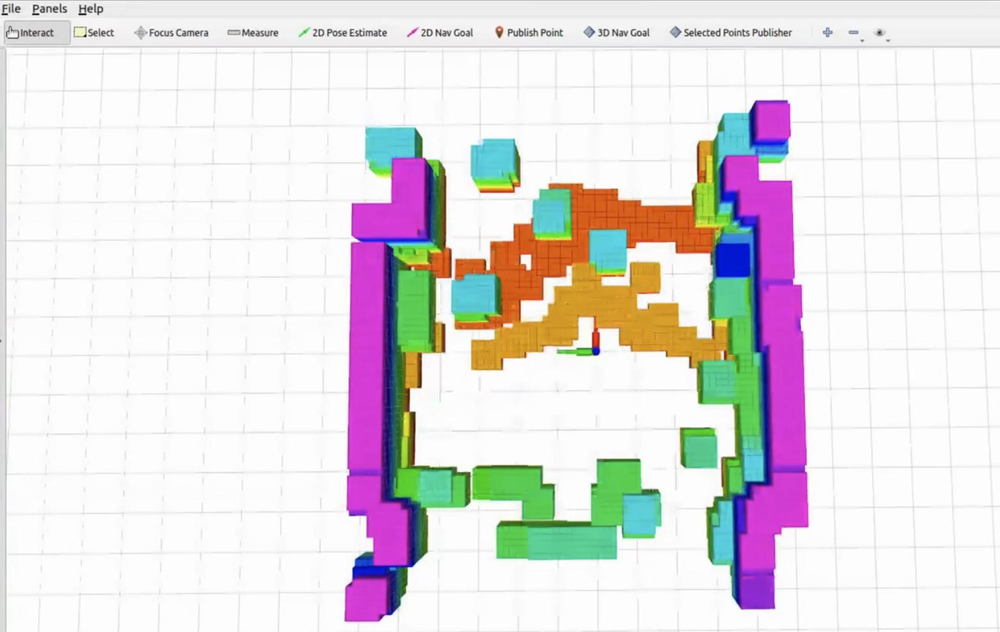
#> input picture src/Diff-Planner/images/rviz_point_cloud_1.png, 1000 x 632 px, shrunk from 1562 x 987 before the run
$ python -i vlm_track.py   (imports and definitions only)
#> lines starting #> are read from the running program, lines starting #| are printed output that depends on the picture; after the words box and inside, x2 and y2 are one past the last pixel; in counts of white or black regions, pixels touching at a corner belong together
#> further down, picture is the input picture: shape (632, 1000, 3); mean B, G, R 224.9, 223, 227.6
### src/yolo_trt_ros/scripts/vlm_frame.py
"""Find a square outer frame by its edges.

Red and blue are not used. /yolo/enable chooses the question, and this only
locates the rectangle.
"""
import cv2
import numpy as np


def list_square_frames(image, min_area_ratio=0.01, max_area_ratio=0.92, pad_px=4):
    """Every square frame, as [x, y, width, height], largest first."""
#> called with min_area_ratio = 0.01, max_area_ratio = 0.92, pad_px = 4
    height, width = _require_bgr(image)
#> height = 632; width = 1000
    if not 0 < min_area_ratio < max_area_ratio <= 1 or pad_px < 0:
        raise ValueError('invalid square frame limits')
    gray = cv2.cvtColor(image, cv2.COLOR_BGR2GRAY)
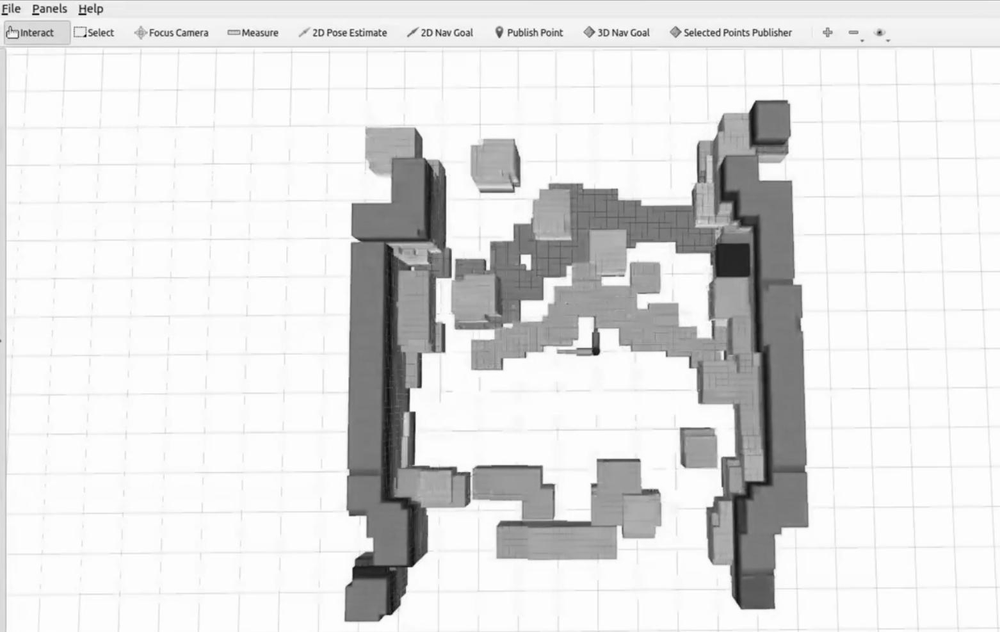
#> gray: shape (632, 1000); min 4, max 255, mean 224.6
    edges = cv2.Canny(gray, 40, 120)
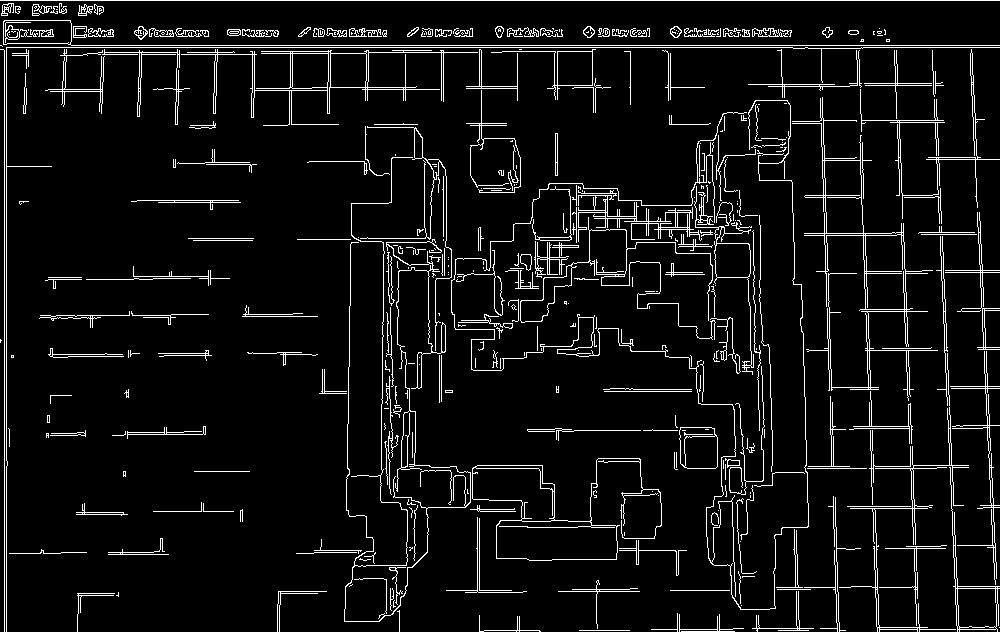
#> edges: shape (632, 1000); 6.5% white in thin lines or dots
    edges = cv2.dilate(edges, np.ones((3, 3), np.uint8))
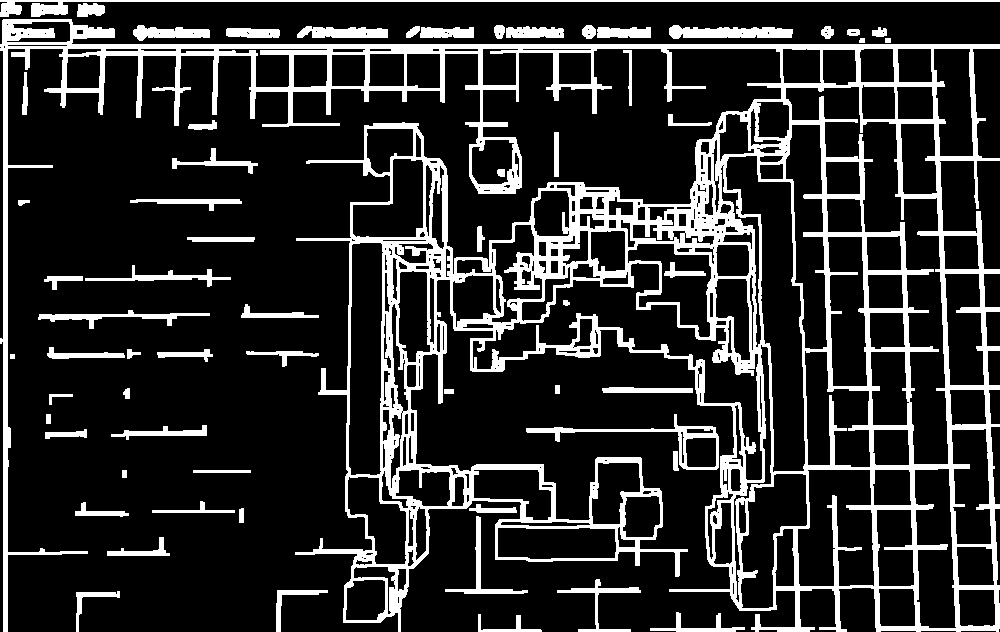
#> edges: shape (632, 1000); 17.8% white; 63 white regions
    contours, _ = cv2.findContours(edges, cv2.RETR_LIST, cv2.CHAIN_APPROX_SIMPLE)
#> contours = 397 contours, 128 with area under 20; largest, box (x1, y1, x2, y2) and area: (0, 19, 1000, 632) 268892, (785, 86, 949, 465) 16103, (472, 262, 763, 481) 13040, (725, 155, 806, 473) 11142, (797, 469, 875, 587) 7503
    frame_area = float(width * height)
#> frame_area = 632000
    boxes = []
    for contour in contours:
        area = cv2.contourArea(contour)
        if not min_area_ratio * frame_area <= area <= max_area_ratio * frame_area:
            continue
        perimeter = cv2.arcLength(contour, True)
        if perimeter < 1:
            continue
        approx = cv2.approxPolyDP(contour, 0.02 * perimeter, True)
        if not _usable_square(approx):
            continue
        x, y, box_w, box_h = cv2.boundingRect(approx)
        if not _frame_ring(edges, x, y, box_w, box_h):
            continue
        x0 = max(0, x - pad_px)
        y0 = max(0, y - pad_px)
        x1 = min(width, x + box_w + pad_px)
        y1 = min(height, y + box_h + pad_px)
        if x1 - x0 >= 16 and y1 - y0 >= 16:
            boxes.append([int(x0), int(y0), int(x1 - x0), int(y1 - y0)])
#> this loop made 397 passes
#> area on passes 1, 2, 4: 210.5, 372.5, 282.5
#> after the loop, boxes = []
    return _dedupe(boxes)


def _require_bgr(image):
    if image is None or getattr(image, 'size', 0) == 0 or len(getattr(image, 'shape', ())) < 2:
        raise ValueError('empty image')
    if image.ndim != 3 or image.shape[2] != 3:
        raise ValueError('frame ROI expects a BGR image')
    return image.shape[:2]


def _usable_square(approx):
    if len(approx) != 4 or not cv2.isContourConvex(approx):
        return False
    points = approx.reshape(4, 2).astype(np.float32)
    sides = np.linalg.norm(np.roll(points, -1, axis=0) - points, axis=1)
    if float(sides.min()) < 20 or float(sides.max()) / float(sides.min()) > 1.45:
        return False
    box_w = float(points[:, 0].max() - points[:, 0].min())
    box_h = float(points[:, 1].max() - points[:, 1].min())
    return box_w >= 24 and box_h >= 24 and 0.75 <= box_w / box_h <= 1.35


# [16 lines left out: function _frame_ring, not called in this run]


def _dedupe(boxes):
    kept = []
    for box in sorted(boxes, key=lambda item: item[2] * item[3], reverse=True):
        if any(_iou(box, other) > 0.85 for other in kept):
            continue
        kept.append(box)
#> this loop made 0 passes
#> after the loop, kept = []
    return kept


# [12 lines left out: function _iou, not called in this run]

### src/yolo_trt_ros/scripts/vlm_track.py
"""Follow one confirmed target with OpenCV while the aircraft moves.

The image sent to the VLM is the outer rectangular frame when all four sides are
visible. With only three sides it is the whole picture, because there is no
ROI. Afterward the
published box differs: a sign uses the rectangle tangent to its triangle's
three corners, and a portrait keeps the outermost frame. The VLM is not called
again, and the question still comes only from /yolo/enable.
"""
import math

import cv2
import numpy as np

from vlm_frame import list_square_frames

# OpenCV hue is 0-180. This is the yellow fill inside a dark triangular border.
_YELLOW_LOW = (15, 70, 70)
_YELLOW_HIGH = (40, 255, 255)


# [20 lines left out: function follow_target, not called in this run]


def _sign_outer_frame(image):
    """Outer rectangular frame around the largest warning triangle, or None."""
    squares = _square_boxes(image)
#> squares = []
    best = None
    best_area = None
    for triangle in _triangles(image):
        outer = _enclosing_square(triangle['center'], squares)
        if outer is None:
            continue
        area = triangle['bbox'][2] * triangle['bbox'][3]
        if best is None or area > best_area:
            best = {'bbox': list(outer), 'polygon': None,
                    'track_bbox': list(triangle['bbox'])}
            best_area = area
    return best


# [8 lines left out: function _enclosing_square, not called in this run]


def _square_boxes(image):
    return list_square_frames(image)


# [74 lines left out: functions recognition_crop, _crop_found, _full_frame_if_three_sides, _box_contains, _choose, not called in this run]


def _triangles(image, min_area_ratio=0.004, max_area_ratio=0.8):
    height, width = image.shape[:2]
#> height = 632; width = 1000
    if image.ndim != 3 or image.shape[2] != 3:
        raise ValueError('tracking expects a BGR image')
    frame_area = float(width * height)
#> frame_area = 632000
    contours, _ = cv2.findContours(_yellow_mask(image), cv2.RETR_EXTERNAL, cv2.CHAIN_APPROX_SIMPLE)
    found = []
    for contour in contours:
        area = cv2.contourArea(contour)
        if not min_area_ratio * frame_area <= area <= max_area_ratio * frame_area:
            continue
        perimeter = cv2.arcLength(contour, True)
        if perimeter < 1:
            continue
        approx = cv2.approxPolyDP(contour, 0.04 * perimeter, True)
        if not _usable_triangle(approx):
            continue
        points = approx.reshape(3, 2).astype(np.float32)
        center = points.mean(axis=0)
        x, y, box_w, box_h = cv2.boundingRect(np.round(points).astype(np.int32))
        x0 = max(0, x)
        y0 = max(0, y)
        x1 = min(width, x + box_w)
        y1 = min(height, y + box_h)
        if x1 - x0 < 16 or y1 - y0 < 16:
            continue
        found.append({
            'bbox': [int(x0), int(y0), int(x1 - x0), int(y1 - y0)],
            'center': (float(center[0]), float(center[1])),
        })
    return found


def _yellow_mask(image):
    yellow = cv2.inRange(cv2.cvtColor(image, cv2.COLOR_BGR2HSV), _YELLOW_LOW, _YELLOW_HIGH)
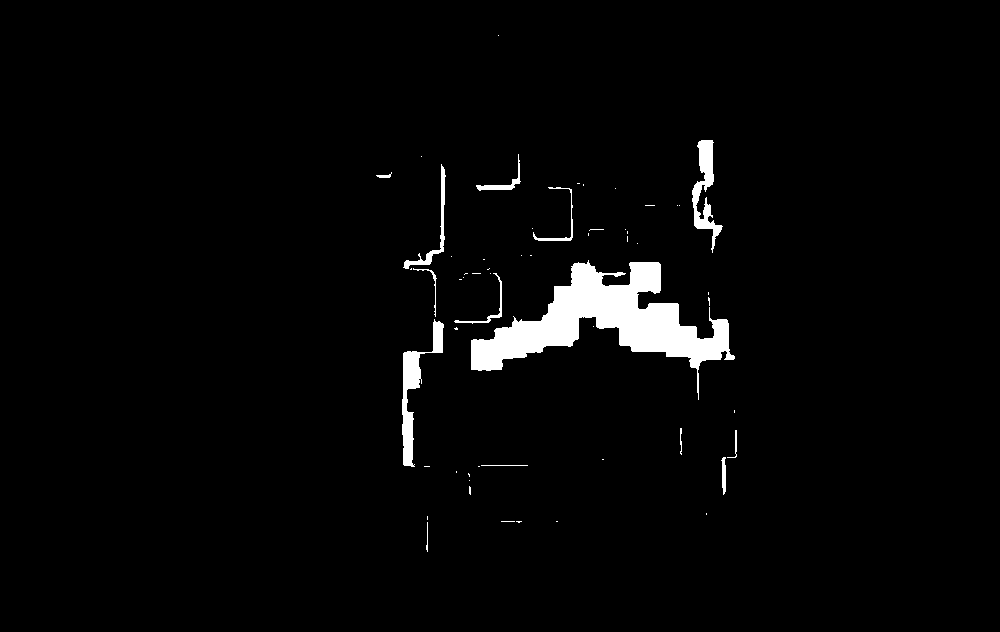
#> yellow: shape (632, 1000); 2.7% white; 57 white regions (43 under 20 px)
    return cv2.morphologyEx(yellow, cv2.MORPH_CLOSE, np.ones((7, 7), np.uint8))


def _center_limit(width, height):
    return max(float(width), float(height), 48.0) * 1.5


def _edge_image(image):
    gray = cv2.cvtColor(image, cv2.COLOR_BGR2GRAY)
    return cv2.dilate(cv2.Canny(gray, 40, 120), np.ones((3, 3), np.uint8))


# [135 lines left out: functions _partial_square, _square_with_missing_edge, _side_position, _straight_edge, _triangle_with_missing_edge, not called in this run]


def _usable_triangle(approx):
    if len(approx) != 3 or not cv2.isContourConvex(approx):
        return False
    points = approx.reshape(3, 2).astype(np.float32)
    sides = np.linalg.norm(np.roll(points, -1, axis=0) - points, axis=1)
    longest = float(sides.max())
    if longest < 12 or float(sides.min()) < 12:
        return False
    altitude = 2.0 * cv2.contourArea(points) / longest
    if altitude / longest < 0.28:
        return False
    box_w = float(points[:, 0].max() - points[:, 0].min())
    box_h = float(points[:, 1].max() - points[:, 1].min())
    return box_w >= 16 and box_h >= 16 and 0.45 <= box_w / box_h <= 2.4

>>> import cv2
>>> picture = cv2.imread('../../Diff-Planner/images/rviz_point_cloud_1.png')
>>> result = _sign_outer_frame(picture)
#> in _triangles, `contours, _ = cv2.findContours(_yellow_mask(image), cv2.RETR_EXTERNAL,..`: contours = 41 contours, 33 with area under 20; largest, box (x1, y1, x2, y2) and area: (471, 260, 735, 400) 12282, (402, 164, 446, 467) 2098, (692, 140, 723, 253) 1333, (476, 154, 521, 191) 204, (454, 273, 502, 330) 150, (721, 430, 737, 495) 130, (533, 187, 573, 241) 123, (376, 172, 392, 178) 26
